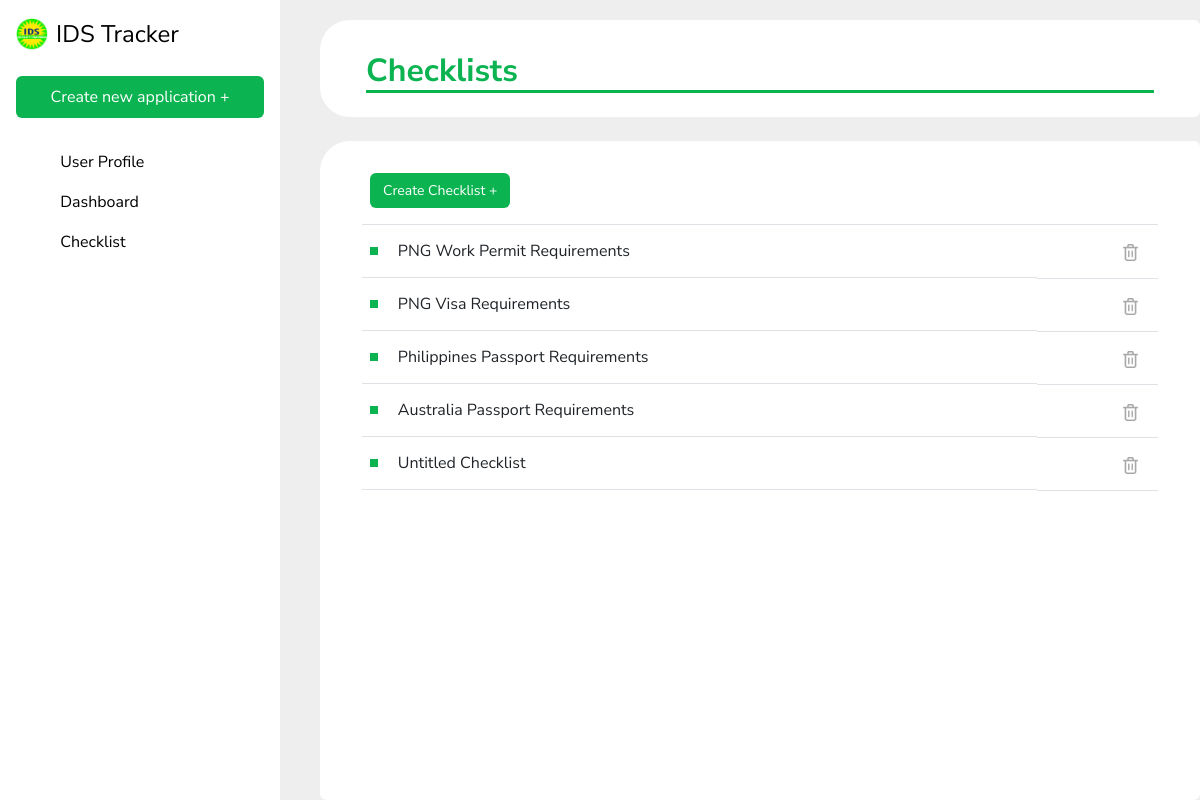
The page /create_checklist on the database its author committed.
### IDSapp/models.py (models this page shows, shortened)
class Checklist(models.Model):
    document_types = [
        ('Visa', 'Visa'),
        ('Passport', 'Passport'),
        ('Work Permit', 'Work Permit')
    ]
    name = models.CharField(max_length=255)
    documentType = models.CharField(max_length = 20, choices = document_types, null=True)
    country =  models.CharField(max_length = 50, null=True)

### IDSapp/views.py (the view)
# urls.py: path('create_checklist', views.create_checklist, name='create_checklist'),
def create_checklist(request):
    if request.method == 'POST':
        Checklist.objects.create(name='Untitled Checklist')
        messages.success(request, 'Checklist created successfully. The checklist has been added into the system.')
        return redirect('view_checklist')
    return render(request, 'checklist.html', {'page_obj': Checklist.objects.all()})

### IDSapp/templates/checklist.html (shortened to what this page needs)
{% extends 'base.html' %}
{% load static %}
{% block content %}
<div class="flex-container">
    <div class="card" style="border: none; border-bottom-left-radius: 30px; border-top-left-radius: 30px;">
        <div class="card-body">
            <h2 class="card-title mt-3" style="margin-left: 30px; margin-right: 30px; color: #0BB351; font-weight: bold; border-bottom: 3px solid #0BB351;">Checklists</h2>
        </div>
    </div>
    <div id="dynamicCard" class="card mt-4 flex-grow">
            <div class="container-fluid">
                <div style="margin-left: 30px; margin-right: 30px;">
                    <table class="table table-hover mt-4">
                        <thead>
                            <tr>
                                <th scope="col">
                                    <form action="{% url 'create_checklist' %}" method="POST">
                                        <button type="submit" class="text-decoration-none btn mb-2" style="color: #ffffff; background-color: #0BB351; font-size: 14px;">Create Checklist +</button>
                                    </form>
                                </th>
                                <th scope="col" class="text-end">
                                </th>
                            </tr>
                        </thead>
                        <tbody>
                            {% for checklist in page_obj %}
                            <tr>
                                <td class="d-flex align-items-center">
                                    <div class="bullet me-2"></div>
                                    <button type="button" class="btn w-100 text-start" data-bs-toggle="modal" data-bs-target="#checklistModal{{ checklist.id }}" style="border: none;">
                                        {{ checklist.name }}
                                    </button>
                                </td>
                                <td class="text-end">
                                    <form action="{% url 'delete_checklist' checklist.id %}" method="POST">
                                        <button type="submit" class="btn" style="background: none; border: none;" onclick="return confirm('Are you sure you want to delete this checklist?')">
                                            <img src="{% static 'bin2.png' %}" width="15" height="17" alt="Delete">
                                        </button>
                                    </form>
                                </td>
                            </tr>
                            {% endfor %}
                        </tbody>
                    </table>
                </div>
            </div>
    </div>
</div>
{% endblock %}

### IDSapp/templates/base.html (style rules this page uses)
body { background-color: #EEE; font-family: 'Nunito Sans', sans-serif; }

### IDSapp/templates/checklist.html (style rules this page uses)
.flex-container { display: flex; flex-direction: column; height: 100vh; margin-left: 40px; padding-top: 20px; }
.flex-grow { flex-grow: 1; border: none; border-top-left-radius: 30px; }

### rows shown on the page
Checklist: name "PNG Work Permit Requirements"
Checklist: name "PNG Visa Requirements"
Checklist: name "Philippines Passport Requirements"
Checklist: name "Australia Passport Requirements"
Checklist: name "Untitled Checklist"
